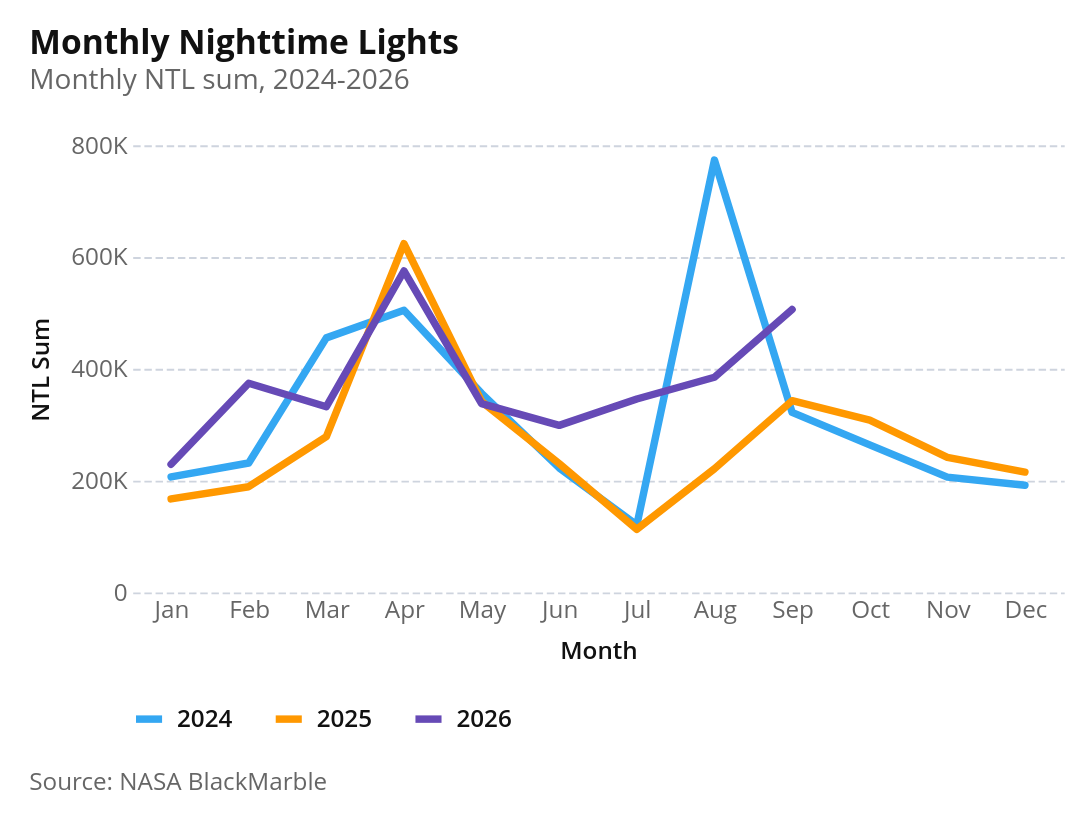

The code cell stored with this chart in its notebook:
### Markdown cell above
### 1.4 Monthly Trends in Nightlights

### Code cell
# Fig 1.4b: Monthly Trends - Comparative Lines (2024 vs 2025 vs 2026)
NTL_REPORT_DIR = Path("../../../docs/ntl_report")
NTL_REPORT_DIR.mkdir(parents=True, exist_ok=True)
NTL_REPORT_XLSX = NTL_REPORT_DIR / "ntl-report-data.xlsx"


def write_ntl_sheet(df, sheet_name):
    mode = "a" if NTL_REPORT_XLSX.exists() else "w"
    kwargs = {"engine": "openpyxl", "mode": mode}
    if mode == "a":
        kwargs["if_sheet_exists"] = "replace"
    with pd.ExcelWriter(NTL_REPORT_XLSX, **kwargs) as writer:
        df.to_excel(writer, sheet_name=sheet_name, index=False)


ntl_monthly_lines = (
    ntl_comparison[["date", "month", "year_col", "ntl_sum"]]
    .assign(
        date=lambda d: pd.to_datetime(d["date"]),
        year_col=lambda d: d["year_col"].astype(str),
        month_name=lambda d: d["date"].dt.strftime("%b"),
    )
    .sort_values(["year_col", "month"])
)
write_ntl_sheet(ntl_monthly_lines, "fig_1_4b_monthly_ntl")

chart = (
    alt.Chart(ntl_monthly_lines)
    .mark_line()
    .encode(
        x=alt.X(
            "month(date):O", title="Month", axis=alt.Axis(format="%b", labelAngle=0)
        ),
        y=alt.Y(
            "ntl_sum:Q",
            title="NTL Sum",
            axis=alt.Axis(labelExpr=az.vega_scale_labelExpr()),
        ),
        color=alt.Color(
            "year_col:N",
            title="",
        ),
        tooltip=[
            alt.Tooltip("year_col:N", title="Year"),
            alt.Tooltip("month(date):O", title="Month", format="%b"),
            alt.Tooltip("ntl_sum:Q", format=",.0f", title="NTL Sum"),
        ],
    )
    .properties(
        width=500,
        height=240,
        title=alt.Title(
            text="Monthly Nighttime Lights",
            subtitle="Monthly NTL sum, 2024-2026",
        ),
    )
)
chart = az.add_caption(chart, "Source: NASA BlackMarble")
chart.save(NTL_REPORT_DIR / "fig-1-4b-monthly-nighttime-lights.png", scale_factor=3)
chart

### Figure 1 — Vega-Lite specification as saved in the notebook (floating-point values rounded to 4 significant figures)
{"config": {"background": "white", "padding": 15, "mark": {"tooltip": true, "color": "#34A7F2"}, "point": {"filled": true, "size": 60, "stroke": "white", "strokeWidth": 1}, "circle": {"filled": true, "stroke": "white", "strokeWidth": 1}, "square": {"filled": true, "stroke": "white", "strokeWidth": 1}, "line": {"strokeWidth": 4, "strokeCap": "round", "strokeJoin": "round"}, "bar": {"cornerRadiusEnd": 0}, "text": {"font": "Open Sans, sans-serif", "fontSize": 13, "fontWeight": 600, "lineHeight": 16, "color": "#111111"}, "area": {"opacity": 0.7}, "arc": {"stroke": "white", "strokeWidth": 1}, "rect": {"stroke": "#8A969F", "strokeWidth": 0.5}, "geoshape": {"stroke": "#666666", "strokeWidth": 0.3, "strokeJoin": "round", "strokeCap": "round"}, "title": {"font": "Open Sans, sans-serif", "fontSize": 18, "fontWeight": 700, "lineHeight": 22, "color": "#111111", "anchor": "start", "offset": 21, "subtitleFont": "Open Sans, sans-serif", "subtitleFontSize": 15, "subtitleFontWeight": 400, "subtitleLineHeight": 18, "subtitleColor": "#666666", "subtitlePadding": 3}, "axis": {"domain": false, "grid": true, "gridColor": "#CED4DE", "gridDash": [4, 2], "gridWidth": 1, "labelFont": "Open Sans, sans-serif", "labelFontSize": 13, "labelFontWeight": 400, "labelColor": "#666666", "labelPadding": 3, "tickColor": "#CED4DE", "tickSize": 5, "tickCount": 5, "titleFont": "Open Sans, sans-serif", "titleFontSize": 13, "titleFontWeight": 600, "titleColor": "#111111", "titlePadding": 9}, "axisX": {"grid": false, "tickSize": 0, "labelAngle": 0}, "axisY": {"domain": false, "ticks": false, "gridColor": "#CED4DE", "gridDash": [4, 2], "gridWidth": 1}, "axisQuantitative": {"tickCount": 5}, "axisBand": {"labelPadding": 6, "tickSize": 0}, "axisTemporal": {"grid": false}, "legend": {"labelFont": "Open Sans, sans-serif", "labelFontSize": 13, "labelFontWeight": 600, "labelColor": "#111111", "titleFont": "Open Sans, sans-serif", "titleFontSize": 13, "titleFontWeight": 600, "titleColor": "#111111", "titlePadding": 3, "symbolSize": 196, "symbolStrokeWidth": 0, "padding": 0, "offset": 21, "columnPadding": 21, "rowPadding": 6, "labelOffset": 6, "orient": "bottom", "labelLimit": 200, "titleLimit": 400, "layout": {"bottom": {"direction": "vertical", "anchor": "start"}}}, "view": {"stroke": null, "continuousWidth": 600, "continuousHeight": 400}, "range": {"category": ["#34A7F2", "#FF9800", "#664AB6", "#4EC2C0", "#F3578E", "#081079", "#0C7C68", "#AA0000", "#DDDA21"], "diverging": ["#920000", "#BD6126", "#E3A763", "#EFEFEF", "#80BDE7", "#3587C3", "#025288"], "heatmap": ["#E3F6FD", "#75CCEC", "#089BD4", "#0169A1", "#023B6F"], "ordinal": ["#E3F6FD", "#75CCEC", "#089BD4", "#0169A1", "#023B6F"], "ramp": ["#E3F6FD", "#75CCEC", "#089BD4", "#0169A1", "#023B6F"]}, "scale": {"bandPaddingInner": 0.2, "bandPaddingOuter": 0.1, "pointPadding": 0.5}, "header": {"labelFont": "Open Sans, sans-serif", "labelFontSize": 13, "labelFontWeight": 600, "labelColor": "#111111", "titleFont": "Open Sans, sans-serif", "titleFontSize": 15, "titleFontWeight": 600, "titleColor": "#111111"}, "concat": {"spacing": 18}, "facet": {"spacing": 18}, "selection": {"point": {"on": "click", "clear": "dblclick"}, "interval": {"mark": {"fill": "#0071BC", "fillOpacity": 0.15, "stroke": "#0071BC", "strokeWidth": 1}}}}, "vconcat": [{"mark": {"type": "line"}, "encoding": {"color": {"field": "year_col", "title": "", "type": "nominal"}, "tooltip": [{"field": "year_col", "title": "Year", "type": "nominal"}, {"field": "date", "format": "%b", "timeUnit": "month", "title": "Month", "type": "ordinal"}, {"field": "ntl_sum", "format": ",.0f", "title": "NTL Sum", "type": "quantitative"}], "x": {"axis": {"format": "%b", "labelAngle": 0}, "field": "date", "timeUnit": "month", "title": "Month", "type": "ordinal"}, "y": {"axis": {"labelExpr": "datum.value === 0 ? '0' : abs(datum.value) >= 1e9 ? (datum.value/1e9 === round(datum.value/1e9) ? '' + format(datum.value/1e9, ',.0f') + 'B' : abs(datum.value/1e9) >= 100 ? '' + format(datum.value/1e9, ',.0f') + 'B' : abs(datum.value/1e9) >= 1 ? '' + format(datum.value/1e9, ',.1f') + 'B' : '' + format(datum.value/1e9, ',.2f') + 'B') : abs(datum.value) >= 1e6 ? (datum.value/1e6 === round(datum.value/1e6) ? '' + format(datum.value/1e6, ',.0f') + 'M' : abs(datum.value/1e6) >= 100 ? '' + format(datum.value/1e6, ',.0f') + 'M' : abs(datum.value/1e6) >= 1 ? '' + format(datum.value/1e6, ',.1f') + 'M' : '' + format(datum.value/1e6, ',.2f') + 'M') : abs(datum.value) >= 1e4 ? (datum.value/1e3 === round(datum.value/1e3) ? '' + format(datum.value/1e3, ',.0f') + 'K' : abs(datum.value/1e3) >= 100 ? '' + format(datum.value/1e3, ',.0f') + 'K' : abs(datum.value/1e3) >= 1 ? '' + format(datum.value/1e3, ',.1f') + 'K' : '' + format(datum.value/1e3, ',.2f') + 'K') : (datum.value === round(datum.value) ? '' + format(datum.value, ',.0f') + '' : abs(datum.value) >= 100 ? '' + format(datum.value, ',.0f') + '' : abs(datum.value) >= 1 ? '' + format(datum.value, ',.1f') + '' : '' + format(datum.value, ',.2f') + '')"}, "field": "ntl_sum", "title": "NTL Sum", "type": "quantitative"}}, "height": 240, "title": {"text": "Monthly Nighttime Lights", "subtitle": "Monthly NTL sum, 2024-2026"}, "width": 500}], "data": {"name": "data-203c049e1e941febd5afeeeef1cd10e2"}, "title": {"text": "Source: NASA BlackMarble", "anchor": "start", "color": "#666666", "font": "Open Sans, sans-serif", "fontSize": 13, "fontWeight": 400, "lineHeight": 20, "offset": 21, "orient": "bottom"}, "$schema": "https://vega.github.io/schema/vega-lite/v6.1.0.json", "datasets": {"data-203c049e1e941febd5afeeeef1cd10e2": [{"date": "2024-01-01T00:00:00", "month": 1, "year_col": "2024", "ntl_sum": 206700.0, "month_name": "Jan"}, {"date": "2024-02-01T00:00:00", "month": 2, "year_col": "2024", "ntl_sum": 231600.0, "month_name": "Feb"}, {"date": "2024-03-01T00:00:00", "month": 3, "year_col": "2024", "ntl_sum": 455500.0, "month_name": "Mar"}, {"date": "2024-04-01T00:00:00", "month": 4, "year_col": "2024", "ntl_sum": 504800.0, "month_name": "Apr"}, {"date": "2024-05-01T00:00:00", "month": 5, "year_col": "2024", "ntl_sum": 356200.0, "month_name": "May"}, {"date": "2024-06-01T00:00:00", "month": 6, "year_col": "2024", "ntl_sum": 222800.0, "month_name": "Jun"}, {"date": "2024-07-01T00:00:00", "month": 7, "year_col": "2024", "ntl_sum": 120600.0, "month_name": "Jul"}, {"date": "2024-08-01T00:00:00", "month": 8, "year_col": "2024", "ntl_sum": 773500.0, "month_name": "Aug"}, {"date": "2024-09-01T00:00:00", "month": 9, "year_col": "2024", "ntl_sum": 322100.0, "month_name": "Sep"}, {"date": "2024-10-01T00:00:00", "month": 10, "year_col": "2024", "ntl_sum": 264000.0, "month_name": "Oct"}, {"date": "2024-11-01T00:00:00", "month": 11, "year_col": "2024", "ntl_sum": 206300.0, "month_name": "Nov"}, {"date": "2024-12-01T00:00:00", "month": 12, "year_col": "2024", "ntl_sum": 191900.0, "month_name": "Dec"}, {"date": "2025-01-01T00:00:00", "month": 1, "year_col": "2025", "ntl_sum": 167400.0, "month_name": "Jan"}, {"date": "2025-02-01T00:00:00", "month": 2, "year_col": "2025", "ntl_sum": 189100.0, "month_name": "Feb"}, {"date": "2025-03-01T00:00:00", "month": 3, "year_col": "2025", "ntl_sum": 278700.0, "month_name": "Mar"}, {"date": "2025-04-01T00:00:00", "month": 4, "year_col": "2025", "ntl_sum": 624000.0, "month_name": "Apr"}, {"date": "2025-05-01T00:00:00", "month": 5, "year_col": "2025", "ntl_sum": 341700.0, "month_name": "May"}, {"date": "2025-06-01T00:00:00", "month": 6, "year_col": "2025", "ntl_sum": 230500.0, "month_name": "Jun"}, {"date": "2025-07-01T00:00:00", "month": 7, "year_col": "2025", "ntl_sum": 112900.0, "month_name": "Jul"}, {"date": "2025-08-01T00:00:00", "month": 8, "year_col": "2025", "ntl_sum": 221300.0, "month_name": "Aug"}, {"date": "2025-09-01T00:00:00", "month": 9, "year_col": "2025", "ntl_sum": 343000.0, "month_name": "Sep"}, {"date": "2025-10-01T00:00:00", "month": 10, "year_col": "2025", "ntl_sum": 308300.0, "month_name": "Oct"}, {"date": "2025-11-01T00:00:00", "month": 11, "year_col": "2025", "ntl_sum": 241800.0, "month_name": "Nov"}, {"date": "2025-12-01T00:00:00", "month": 12, "year_col": "2025", "ntl_sum": 215300.0, "month_name": "Dec"}, {"date": "2026-01-01T00:00:00", "month": 1, "year_col": "2026", "ntl_sum": 229300.0, "month_name": "Jan"}, {"date": "2026-02-01T00:00:00", "month": 2, "year_col": "2026", "ntl_sum": 374200.0, "month_name": "Feb"}, {"date": "2026-03-01T00:00:00", "month": 3, "year_col": "2026", "ntl_sum": 332300.0, "month_name": "Mar"}, {"date": "2026-04-01T00:00:00", "month": 4, "year_col": "2026", "ntl_sum": 575100.0, "month_name": "Apr"}, {"date": "2026-05-01T00:00:00", "month": 5, "year_col": "2026", "ntl_sum": 337800.0, "month_name": "May"}, {"date": "2026-06-01T00:00:00", "month": 6, "year_col": "2026", "ntl_sum": 298900.0, "month_name": "Jun"}, {"date": "2026-07-01T00:00:00", "month": 7, "year_col": "2026", "ntl_sum": 346100.0, "month_name": "Jul"}, {"date": "2026-08-01T00:00:00", "month": 8, "year_col": "2026", "ntl_sum": 385000.0, "month_name": "Aug"}, {"date": "2026-09-01T00:00:00", "month": 9, "year_col": "2026", "ntl_sum": 506200.0, "month_name": "Sep"}]}}
